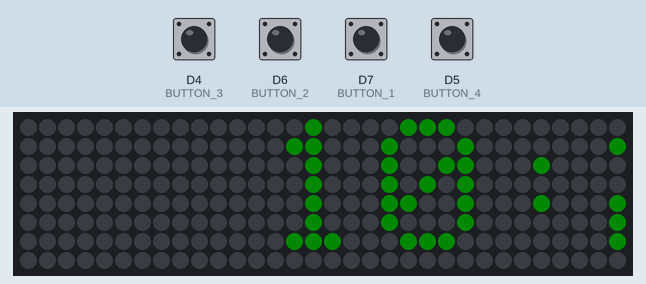
A sketch run on a simulated ESP8266 (NodeMCU). Parts: 32×8 RGB LED matrix (first LED top left, wired row by row). The inputs (shaded band) are chosen by the test bench; at power-on: D4 (BUTTON_3), D5 (BUTTON_4), D6 (BUTTON_2), D7 (BUTTON_1) HIGH. Dim RGB values are drawn brighter than linear; WiFi joins after 1.5 s; servers stay silent unless stated; network time is answered at once with the bench clock; the local clock reads 2024-03-15 10:24:30 at power-on unless the sketch sets it; what the sketch prints to the serial monitor is not drawn.

Above: at 3.7 s.
3.8 s: D4 (BUTTON_3) pulled LOW for 0.15 s
At 4.8 s:
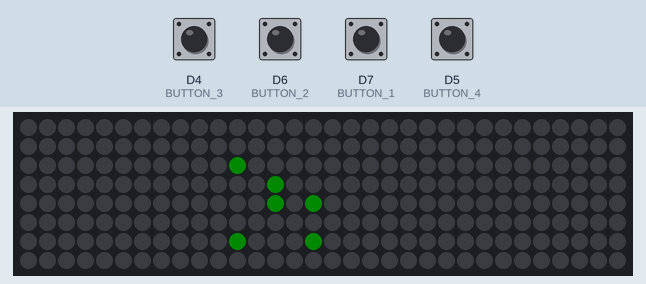
6.5 s: D6 (BUTTON_2) pulled LOW for 1 s
At 8.8 s:
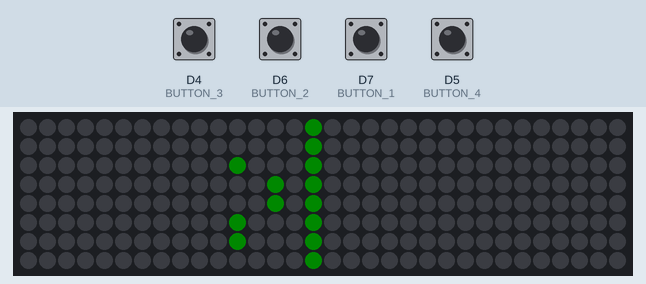
9.0 s: D7 (BUTTON_1) pulled LOW for 0.15 s
At 9.9 s:
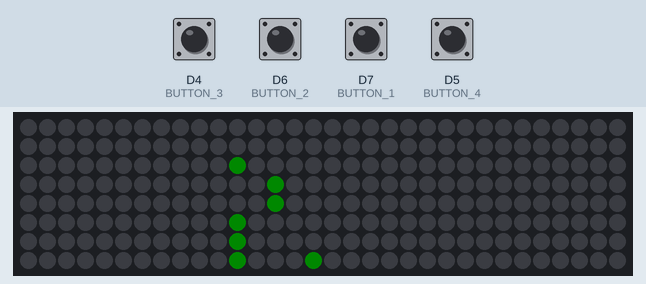
10.7 s: D4 (BUTTON_3) pulled LOW for 1 s
13.2 s: D6 (BUTTON_2) pulled LOW for 0.15 s
At 14.7 s:
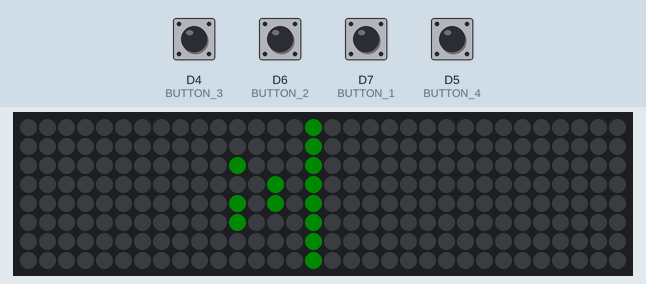
14.9 s: D7 (BUTTON_1) pulled LOW for 1 s
At 16.4 s:
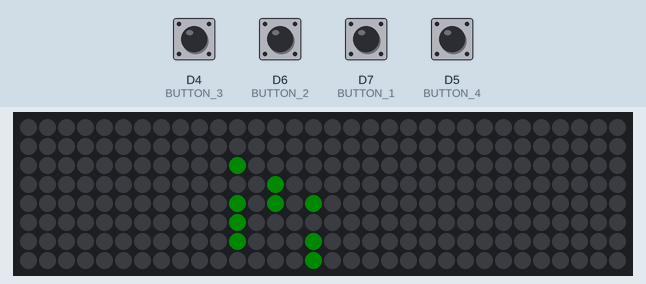

The sketch:

binhexdec-clock.ino
```cpp
#include <NTPClient.h>
// change next line to use with another board/shield
#include <ESP8266WiFi.h>
#include <WiFiUdp.h>
#include <Adafruit_GFX.h>
#include <Adafruit_NeoMatrix.h>
#include <Adafruit_NeoPixel.h>
#define BUTTON_1 D7
#define BUTTON_2 D6
#define BUTTON_3 D4
#define BUTTON_4 D5
#define MATRIX_PIN D3


Adafruit_NeoMatrix matrix = Adafruit_NeoMatrix(32, 8, MATRIX_PIN,
                            NEO_MATRIX_BOTTOM     + NEO_MATRIX_RIGHT +
                            NEO_MATRIX_COLUMNS + NEO_MATRIX_ZIGZAG,
                            NEO_GRB            + NEO_KHZ800);


boolean isHour = true;
WiFiUDP ntpUDP;

NTPClient timeClient(ntpUDP, "europe.pool.ntp.org", -6 * 3600, 60000);

const char *ssid     = "holii";
const char *password = "estalibre";

int hours = 0;
int minutes = 0;
int seconds = 0 ;
int newHours = 0;
int newMinutes = 0;

char hourHex[4];
char minuteHex[4];
char secondsHex[4];

int x = matrix.width();
int r = 0;
int pass = 0;


const uint16_t colors[] = {
  matrix.Color(255, 0, 0), matrix.Color(0, 255, 0), matrix.Color(0, 0, 255)
};

void decToBin(unsigned int in, int pos) {

  boolean state = 0;
  for (int i = 0; i <  8; i++) {
    //Serial.print(pos + i);
    state = in & (1 << i);
    //Serial.println(state);
    if (state) {
      matrix.setPixelColor(pos + i, colors[0]);
    } else {
      matrix.setPixelColor(pos + i, 0);
    }
  }
  // Serial.println();
}

int button(int MATRIX_PIN, int x, boolean y) {
  boolean estado = digitalRead(MATRIX_PIN);
  //Serial.println(x);
  if (estado == LOW) {
    delay(30);
    //Serial.println(estado);
    if (y)  x++;
    else x--;
  }
  // Serial.println(x);
  return x;
}

void updateTime() {

  hours = timeClient.getHours() + newHours;
  minutes = timeClient.getMinutes() + newMinutes;
  seconds = timeClient.getSeconds();
}

void showDisplay() {

  switch (r) {
    case 0:
      matrix.setTextColor(colors[1]);
      matrix.fillScreen(0);
      matrix.setCursor(x, 0);
      matrix.print(F(""));
      matrix.print(hours);
      matrix.print(":");
      matrix.print(minutes);
      matrix.print(":");
      matrix.print(seconds);
      break;
    case 1:
      matrix.setTextColor(colors[0]);
      matrix.fillScreen(0);
      matrix.setCursor(x, 0);
      matrix.print(F(""));
      matrix.print(hourHex);
      matrix.print(":");
      matrix.print(minuteHex);
      matrix.print(":");
      matrix.print(secondsHex);
      break;
    case 2:
      matrix.fillScreen(0);
      decToBin(hours, 128);
      decToBin(minutes, 144);
      decToBin(seconds, 160);
      break;
  }


  if (--x < -46) {
    x = matrix.width();

  }
  matrix.show();
}

void setup() {
  pinMode(BUTTON_1, INPUT_PULLUP);
  pinMode(BUTTON_2, INPUT_PULLUP);
  pinMode(BUTTON_3, INPUT_PULLUP);
  pinMode(BUTTON_4, INPUT_PULLUP);
  matrix.begin();
  matrix.setTextWrap(false);
  matrix.setBrightness(10);
  matrix.setTextColor(colors[0]);
  Serial.begin(115200);
  WiFi.begin(ssid, password);

  while ( WiFi.status() != WL_CONNECTED ) {
    delay ( 500 );
    Serial.print ( "." );
  }

  timeClient.begin();
  delay(1000);
  timeClient.update();
}


void loop() {
  updateTime();
  if (digitalRead(BUTTON_4) == LOW) {
    delay(30);
    isHour = !isHour;
  }
  if (isHour) {
    newHours = button(BUTTON_1, newHours, true);
    newHours = button(BUTTON_2, newHours, false);
  } else {
    newMinutes = button(BUTTON_1, newMinutes, true);
    newMinutes = button(BUTTON_2, newMinutes, false);
  }
  if ( digitalRead(BUTTON_3) == LOW) {
    delay(30);
    if (++r >= 3) {
      r = 0;
    }
  }

  sprintf(hourHex, "%X", hours);
  sprintf(minuteHex, "%X", minutes);
  sprintf(secondsHex, "%X", seconds);

  showDisplay();

  timeClient.update();
  delay(50);
}
```

Measured:
- after the input at 3.8 s, the LEDs: first change after 0.06 s (image 1 shows a later state)
- after the input at 13.2 s, the LEDs: first change after 0.18 s (image 4 shows a later state)
- what the display in image 3 shows lasts 0.9 s, from 9.2 s to 10.1 s
